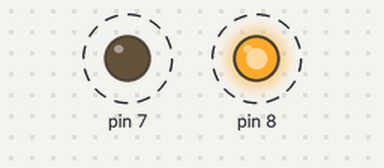
A sketch run on a simulated Arduino Uno, built with avr-gcc and run on an emulated ATmega328P. Parts: output pins drawn as LEDs (lit = HIGH). Dashed ring = blinking.

Above: at 0.05 s.
Timing chart, 0 to 3.0 s (numbered marks = the images above):
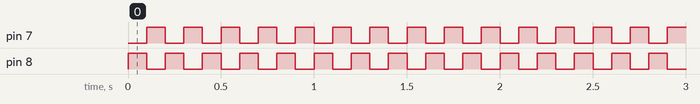

The sketch:

Two_Blinking_Lamps.ino
```cpp
void setup() {
  // put your setup code here, to run once:
  pinMode(8,OUTPUT);
  pinMode(7,OUTPUT);
}

void loop() {
  // put your main code here, to run repeatedly:
  digitalWrite(8,HIGH);
  digitalWrite(7,LOW);
  delay(100);
  digitalWrite(8,LOW);
  digitalWrite(7,HIGH);
  delay(100);
}
```

Measured:
- by itself, pin 7, pin 8: alternates HIGH for 0.10 s and LOW for 0.10 s
